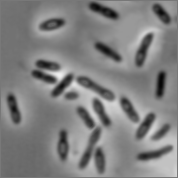
%> input picture Demos/bacteria.bmp, 178 x 178 px
$ octave demo_image_processing.m   (GNU Octave 9; MATLAB toolbox functions it lacks are replaced by stand-ins)
%> lines starting %> are read from the running program, lines starting %| are printed output that depends on the picture; in (x1, y1, x2, y2) boxes, pixels count from 0 and x2, y2 are one past the last pixel; in counts of white or black regions, pixels touching at a corner belong together; the program's own positions count from 1
clear
close all
%read/display a gray-scale image
im1=imread('bacteria.bmp');
%> im1 is the input picture: size 178x178 uint8; min 5, max 239, mean 128.5
imshow(im1);
size(im1)
%> ans = [178 178]
whos
max(max(im1))
%> ans = 239
min(min(im1))
%> ans = 5
pause

% examine pixel info using imtool()
imtool(im1)
pause

%convert to binary image by thresholding
imhist(im1)
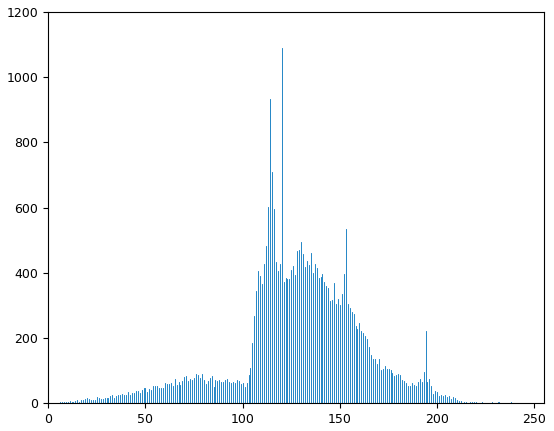
%> figure redrawn from the program's plot data; highest point at x = 120, y = 1091
pause
bw=im1<100;
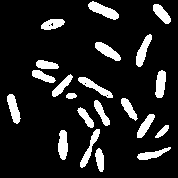
%> bw: size 178x178 logical; 12.7% white; 21 white regions, largest, box (x1, y1, x2, y2) and area: (88, 1, 119, 20) 284, (136, 34, 152, 67) 246, (95, 42, 121, 61) 240
imshow(bw)
pause

if(0)
%create a synthetic binary image
im2=zeros(200,200);
subplot(211), imshow(im2)
im2(80:120,100:140)=1;
subplot(212), imshow(im2)
pause

%add Gaussian random noise to an image
im3=0.5*ones(200,200);
subplot(111), imshow(im3)
pause
im4=im3+0.01*randn(size(im3));
subplot(211),imshow(im4)
subplot(212), imhist(im4)
pause

%color image
im5=imread('Water lilies.jpg');
size(im5)
imtool(im5)
pause
subplot(221), imshow(im5), title('RGB color image')
subplot(222), imshow(im5(:,:,1)), title('R-component of the color image')
subplot(223), imshow(im5(:,:,2)), title('G-component of the color image')
subplot(224), imshow(im5(:,:,3)), title('B-component of the color image')
pause

%color space conversion
hsvimg=rgb2hsv(im5);
subplot(221), imshow(im5), title('RGB color image')
subplot(222), imshow(hsvimg(:,:,1)), title('hue-component of the color image')
subplot(223), imshow(hsvimg(:,:,2)), title('saturation-component of the color image')
subplot(224), imshow(hsvimg(:,:,3)), title('value (intensity)-component of the color image')

end
